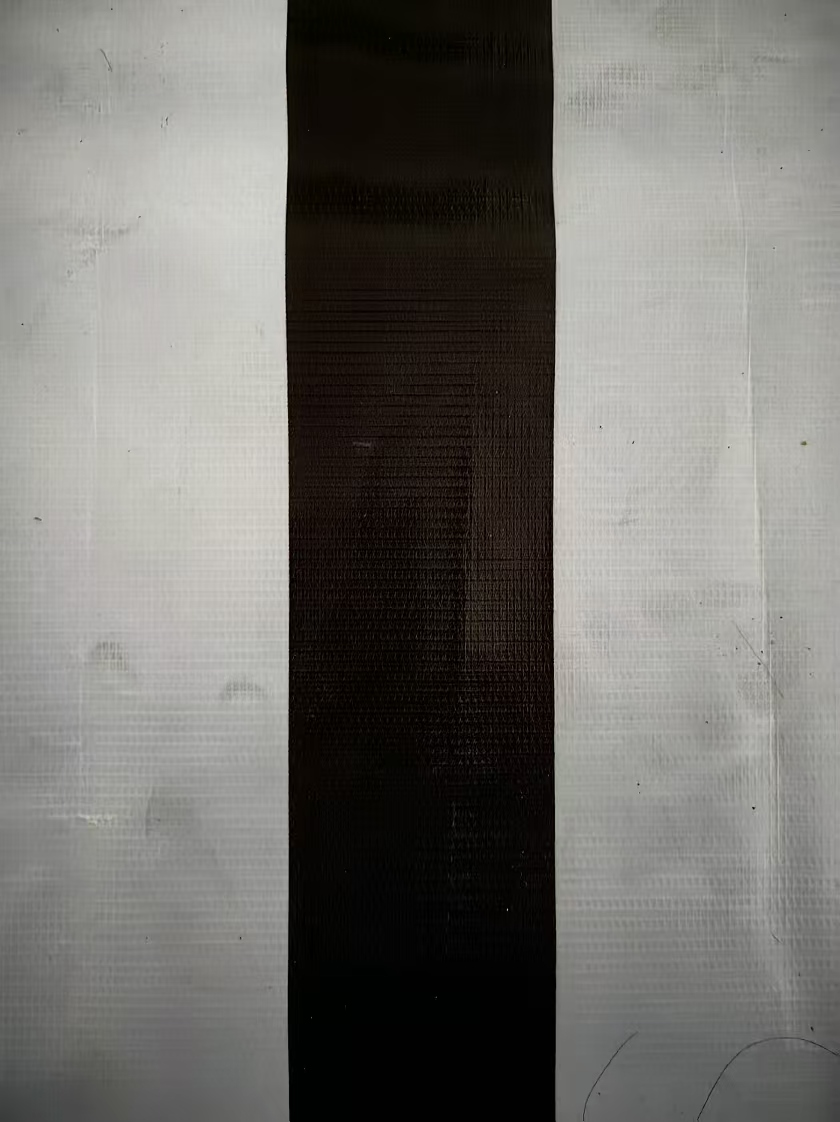
#> input picture RAI_Dog_0819/3.jpg, 840 x 1122 px, found by its file name
$ python Contours.py
#> lines starting #> are read from the running program, lines starting #| are printed output that depends on the picture; after the words box and inside, x2 and y2 are one past the last pixel; in counts of white or black regions, pixels touching at a corner belong together
import cv2
import numpy as np
def ero_and_dil(binary_image):
    kernel = np.ones((31,31),np.uint8)
    erosion = cv2.erode(binary_image, kernel, iterations=1)
    dilation = cv2.dilate(erosion, kernel, iterations=1)
    closed = cv2.morphologyEx(dilation, cv2.MORPH_CLOSE, kernel)
    return closed

def eight_neighbor_growth(img):
    h, w = img.shape
    print(h,w)
    left_grown = np.zeros_like(img)
    right_grown = np.zeros_like(img)
    #visited = np.zeros_like(img)
    offsets = [(-1,-1), (-1,0), (-1,1), (0,-1), (0,1), (1,-1), (1,0), (1,1)]
    bottom_row = img[h-1, :]
    index = h-1
    left_seed = None
    right_seed = None
    while left_seed is None and right_seed is None:
        seed_col = np.where(bottom_row > 200)[0]
        print(seed_col)
        if len(seed_col) > 0:
          left_seed = (index, seed_col[0])
          right_seed = (index, seed_col[1])
        else:
            index = index - 1
            bottom_row = img[index, :]
    left_queue = [left_seed]
    right_queue = [right_seed]
    left_queue.append(left_seed)
    right_queue.append(right_seed)
    #visited[seeds] = 1
    left_grown[left_seed] = 255
    right_grown[right_seed] = 255
    while left_queue and right_queue:
        y1, x1 = left_queue.pop(0)
        y2, x2 = right_queue.pop(0)
        for dy1, dx1 in offsets:
            ny1, nx1 = y1+dy1, x1+dx1
            if 0<=ny1<h and 0<=nx1<w:
                if img[ny1,nx1]>200 and left_grown[ny1,nx1]==0:
                    #visited[ny, nx] = 1
                    left_grown[ny1,nx1] = 255
                    left_queue.append((ny1,nx1))
        for dy2, dx2 in offsets:
            ny2, nx2 = y2+dy2, x2+dx2
            if 0<=ny2<h and 0<=nx2<w:
                if img[ny2,nx2]>200 and right_grown[ny2,nx2]==0:
                    #visited[ny, nx] = 1
                    right_grown[ny2,nx2] = 255
                    right_queue.append((ny2,nx2))
    return left_grown,right_grown

image = cv2.imread("E:\\RAI_Dog\\3.jpg",cv2.IMREAD_GRAYSCALE)
h, w = image.shape
blurred = cv2.GaussianBlur(image, (7,7), 0)
_, binary = cv2.threshold(blurred, 60, 255, cv2.THRESH_BINARY_INV)
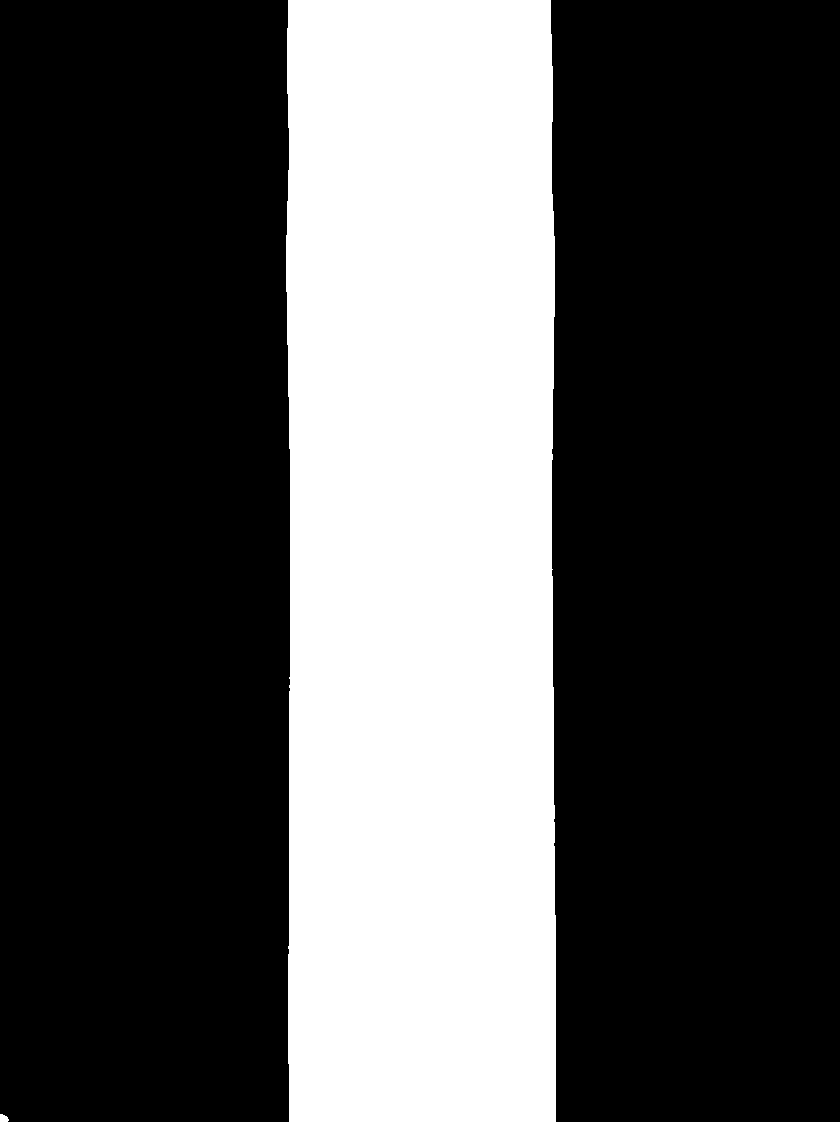
#> binary: shape (1122, 840); 31.6% white; 2 white regions, box (x1, y1, x2, y2) and area: (286, 0, 556, 1122) 297626, (0, 1114, 9, 1122) 57
ero_and_dil_img = ero_and_dil(binary)
edges = cv2.Canny(ero_and_dil_img, threshold1=50, threshold2=150)
#> edges: shape (1122, 840); 0.24% white in thin lines or dots, all inside (x1, y1, x2, y2) = (285, 0, 556, 1122)
#cv2.imshow('Binary Inverted', binary)
#cv2.imshow('Canny Edges', edges)
left_mask,right_mask = eight_neighbor_growth(edges)
#| 1122 840
#> in eight_neighbor_growth, `bottom_row = img[h-1, :]`: bottom_row = 840 values, max 255 at index 288, min 0 at index 0, mean 0.607
#> the loop in eight_neighbor_growth, `while left_seed is None and right_seed is None:` made 1 pass
#> (seed_col, left_seed, right_seed) on pass 1: ([288, 555], (1121, 288), (1121, 555))
#> (printed output is left out)
#> after the loop in eight_neighbor_growth, `while left_seed is None and right_seed is None:`: index = 1121
#> in eight_neighbor_growth, `left_queue = [left_seed]`: left_queue = [(1121, 288)]
#> in eight_neighbor_growth, `right_queue = [right_seed]`: right_queue = [(1121, 555)]
#> the loop in eight_neighbor_growth, `while left_queue and right_queue:` made 1123 passes
#> (y1, y2) on passes 1 to 3: (1121, 1121), (1121, 1121), (1120, 1120)
#> after the loop in eight_neighbor_growth, `while left_queue and right_queue:`:
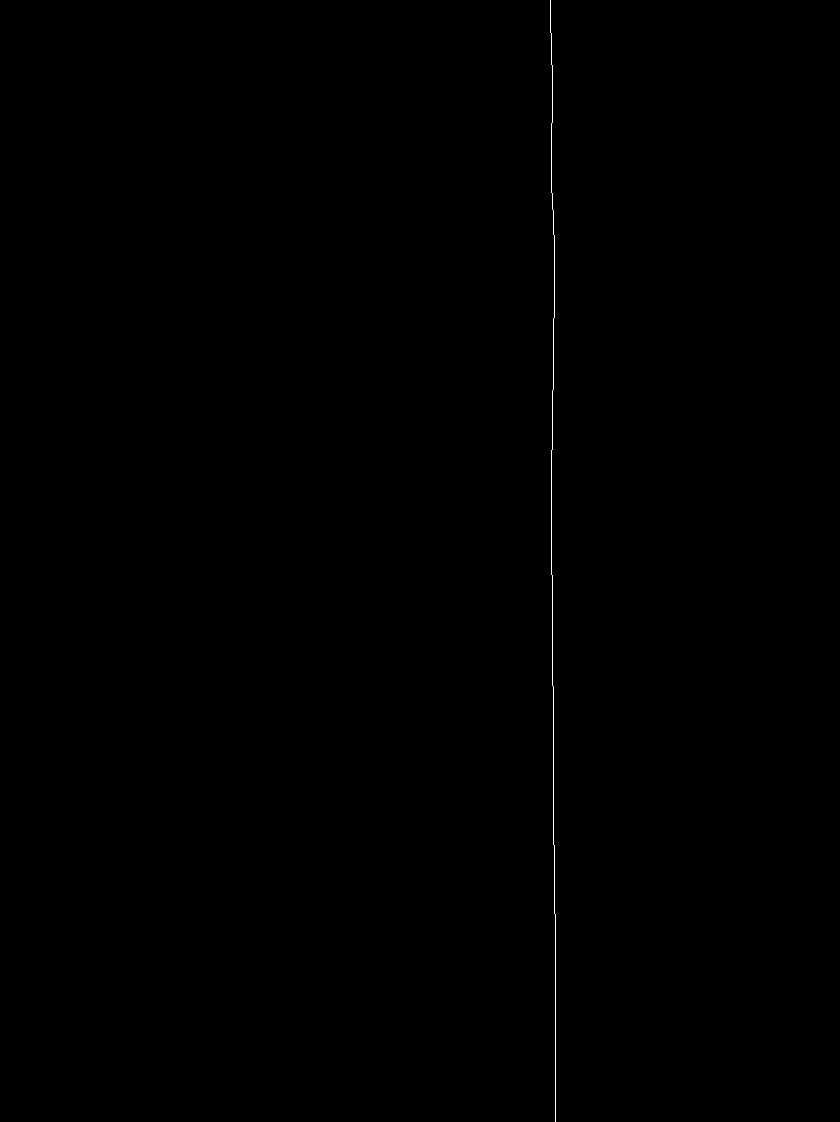
#> right_grown: shape (1122, 840); 0.12% white in thin lines or dots, all inside (x1, y1, x2, y2) = (550, 0, 556, 1122)
#> after the loop in eight_neighbor_growth, `while left_queue and right_queue:`: left_queue = []
left_contour = np.where(left_mask==255)
#> left_contour = 1122 positions, rows 0 to 1121, columns 285 to 289
right_contour = np.where(right_mask==255)
#> right_contour = 1122 positions, rows 0 to 1121, columns 550 to 555

#print(len(right_contour[0]))
result = cv2.cvtColor(edges, cv2.COLOR_GRAY2BGR)
result[left_mask==255] = (255,0,0)
result[right_mask==255] = (0,255,0)
#特征点：左右轮廓最顶点、最底点、最左点和最右点
left_top = (left_contour[1][0],left_contour[0][0])#(y,x)
#> left_top = (287, 0)
left_bottom = (left_contour[1][-1],left_contour[0][-1])
#> left_bottom = (288, 1121)
left_leftest = (left_contour[1][np.argmin(left_contour[1])],left_contour[0][np.argmax(left_contour[1])])
#> left_leftest = (285, 448)
left_rightest = (left_contour[1][np.argmax(left_contour[1])],left_contour[0][np.argmax(left_contour[1])])
#> left_rightest = (289, 448)
#print(left_leftest,left_rightest)
right_top = (right_contour[1][0],right_contour[0][0])
#> right_top = (550, 0)
right_bottom = (right_contour[1][-1],right_contour[0][-1])
#> right_bottom = (555, 1121)
right_leftest = (right_contour[1][np.argmin(right_contour[1])],right_contour[0][np.argmax(right_contour[1])])
#> right_leftest = (550, 914)
right_rightest = (right_contour[1][np.argmax(right_contour[1])],right_contour[0][np.argmax(right_contour[1])])
#> right_rightest = (555, 914)
#print(right_leftest,right_rightest)
#print(left_top,left_bottom,right_top,right_bottom)
#特征值：轮廓下半部分x坐标平均值
left_half_x = left_contour[1][left_contour[0]>=h/2]
#> left_half_x = 561 values, max 289 at index 0, min 287 at index 394, mean 288
left_even_x = np.mean(left_half_x) if left_half_x.size>0 else np.nan
#> left_even_x = 288
right_half_x = right_contour[1][right_contour[0]>=h/2]
#> right_half_x = 561 values from 551 to 555
right_even_x = np.mean(right_half_x) if right_half_x.size>0 else np.nan
#> right_even_x = 553.6
#特征值：轮廓底部15%部分平均斜率
left_85_x = left_contour[1][left_contour[0]>=h*0.85]
#> left_85_x = 168 values, max 288 at index 0, min 287 at index 1, mean 287.4
#left_even_agl = (left_85_x[0] - left_85_x[-1]) / h*0.15
right_85_x = right_contour[1][right_contour[0]>=h*0.85]
#> right_85_x = 168 values from 555 to 555
#right_even_agl = (right_85_x[0] - right_85_x[-1]) / h*0.15
#print(left_even_agl,right_even_agl)
#特征值：每一行左右轮廓之间的距离
width_map = [right_contour[1][i] - left_contour[1][i] for i in range(1,len(left_contour[0]))]
#> width_map = 1121 values, max 269 at index 235, min 262 at index 449, mean 265.2
#print(width_map)
#print(left_even_x,right_even_x)

cv2.circle(result,left_top,10,(0,0,255),-1)
#> result: shape (1122, 840, 3); mean B, G, R 0.3, 0.3, 0
cv2.circle(result,left_bottom,10,(0,255,255),-1)
#> result: shape (1122, 840, 3); mean B, G, R 0.3, 0.3, 0.1
cv2.circle(result,left_leftest,10,(0,0,255),-1)
#> result: shape (1122, 840, 3); mean B, G, R 0.3, 0.3, 0.2
cv2.circle(result,left_rightest,10,(0,0,255),-1)
#> result: shape (1122, 840, 3); mean B, G, R 0.3, 0.3, 0.2
cv2.circle(result,right_top,10,(0,0,255),-1)
#> result: shape (1122, 840, 3); mean B, G, R 0.3, 0.3, 0.2
cv2.circle(result,right_bottom,10,(0,255,255),-1)
#> result: shape (1122, 840, 3); mean B, G, R 0.3, 0.4, 0.3
cv2.circle(result,right_leftest,10,(0,255,255),-1)
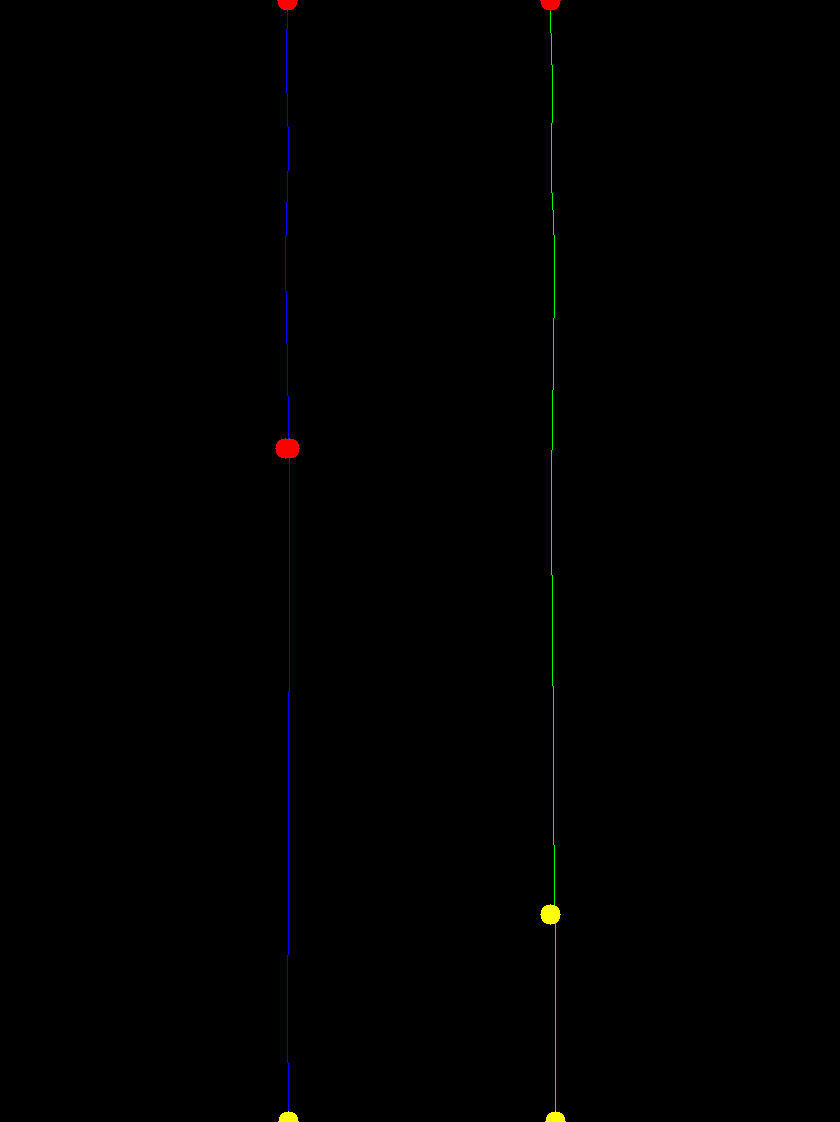
#> result: shape (1122, 840, 3); mean B, G, R 0.3, 0.5, 0.4
cv2.circle(result,right_rightest,10,(0,255,255),-1)
#> result: shape (1122, 840, 3); 0.01% of pixels changed, all inside (x1, y1, x2, y2) = (555, 904, 566, 925)
# [4 lines of commented-out code are left out]

cv2.imshow("CONTOUR IMG", result)
cv2.waitKey(0)
cv2.destroyAllWindows()

$ run again, with RAI_Dog_0819/2.jpg copied over RAI_Dog_0819/3.jpg
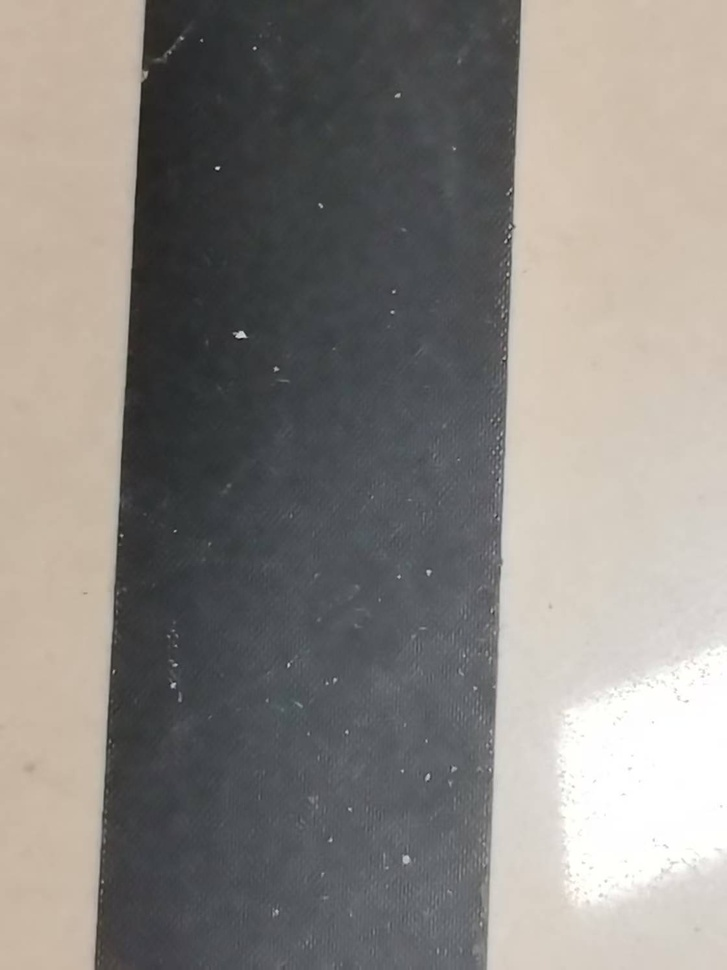
#> input picture RAI_Dog_0819/2.jpg, 727 x 970 px, shrunk from 1120 x 1494 before the run, found by its file name
#> `_, binary = cv2.threshold(blurred, 60, 255, cv2.THRESH_BINARY_INV)`:
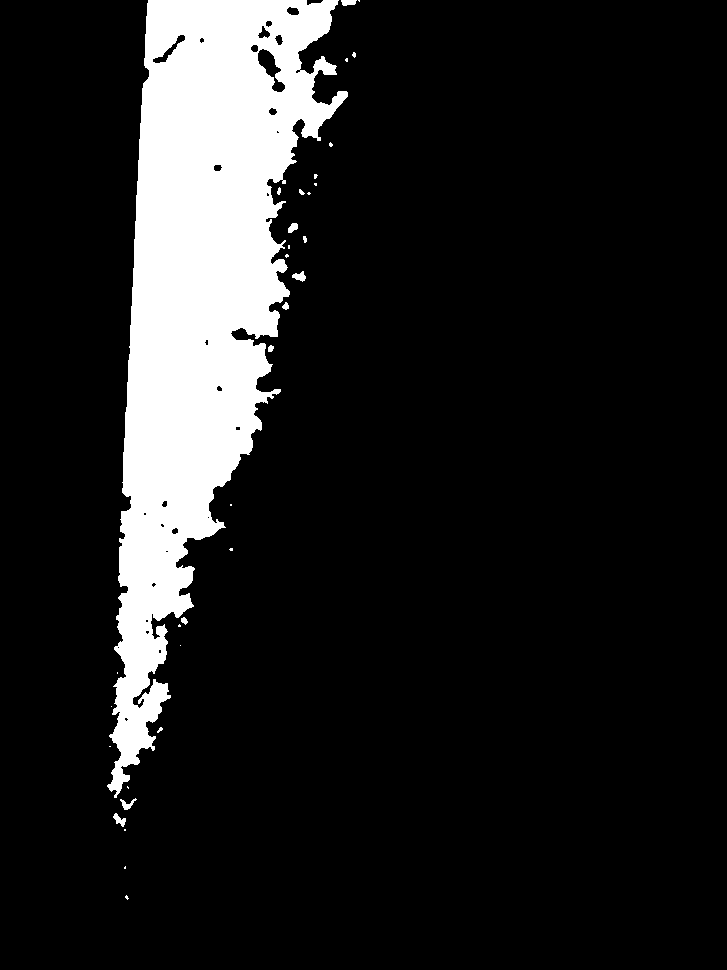
#> binary: shape (970, 727); 12.5% white; 33 white regions (21 under 20 px), largest, box (x1, y1, x2, y2) and area: (107, 0, 348, 798) 87191, (292, 271, 306, 282) 89, (113, 813, 126, 827) 88
#> erosion: shape (970, 727); 5.5% white; 3 white regions (1 under 20 px), largest, box (x1, y1, x2, y2) and area: (138, 0, 276, 514) 38624, (135, 530, 161, 571) 434
#> dilation: shape (970, 727); 9.9% white; 3 white regions, box (x1, y1, x2, y2) and area: (123, 0, 291, 529) 65159, (120, 515, 176, 586) 3344, (125, 639, 156, 671) 992
#> closed: shape (970, 727); 10.1% white; 2 white regions, box (x1, y1, x2, y2) and area: (120, 0, 291, 586) 70388, (125, 639, 156, 671) 992
#> edges: shape (970, 727); 0.21% white in thin lines or dots, all inside (x1, y1, x2, y2) = (119, 0, 291, 671)
#| 970 727
#> bottom_row = 727 values from 0 to 0
#> the loop in eight_neighbor_growth, `while left_seed is None and right_seed is None:` made 300 passes
#> after the loop in eight_neighbor_growth, `while left_seed is None and right_seed is None:`: index = 670
#> left_mask: shape (970, 727); 0.02% white in thin lines or dots, all inside (x1, y1, x2, y2) = (124, 638, 156, 671)
#> left_contour = 122 positions, rows 638 to 670, columns 124 to 155
#> left_top = (126, 638)
#> left_bottom = (155, 670)
#> left_leftest = (124, 639)
#> left_rightest = (155, 639)
#> right_top = (126, 638)
#> right_bottom = (155, 670)
#> right_leftest = (124, 639)
#> right_rightest = (155, 639)
#> left_half_x = 122 values, max 155 at index 30, min 124 at index 31, mean 139.8
#> left_even_x = 139.8
#> right_half_x has the same summary as left_half_x
#> left_85_x = empty array
#> width_map = 121 values from 0 to 0
#> `cv2.circle(result,right_rightest,10,(0,255,255),-1)`:
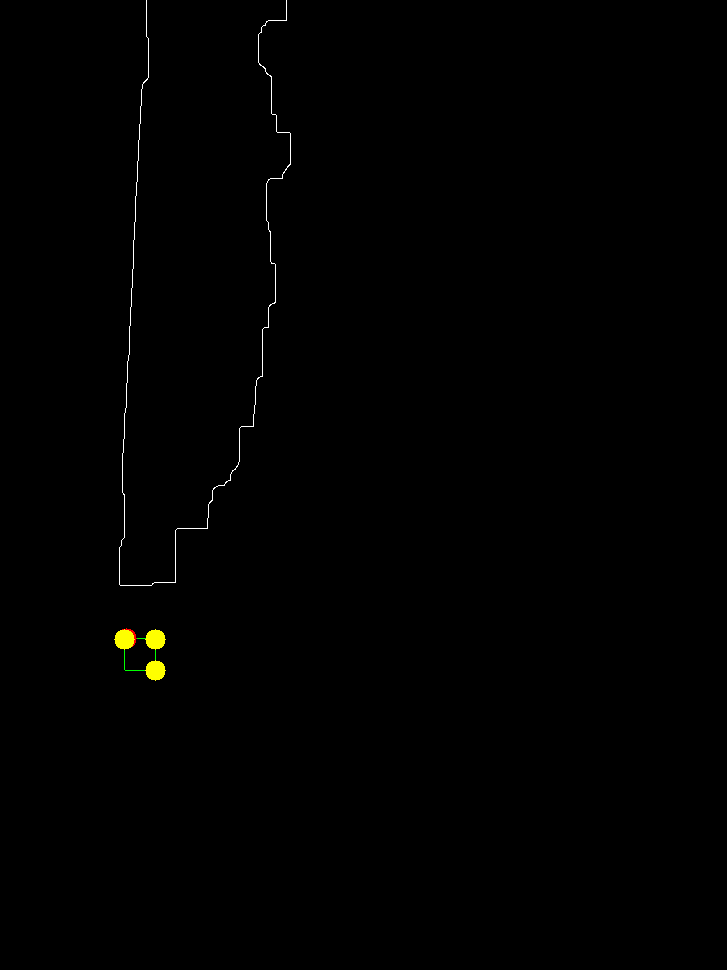
#> result: shape (970, 727, 3); mean B, G, R 0.5, 0.9, 0.9
